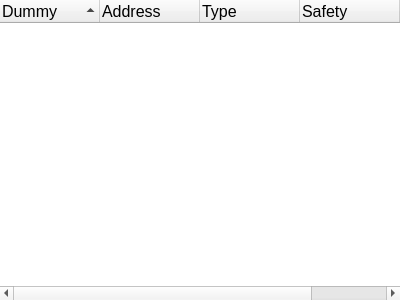
<?xml version="1.0" encoding="UTF-8"?>
<ui version="4.0">
 <class>ImportsWidget</class>
 <widget class="QDockWidget" name="ImportsWidget">
  <property name="geometry">
   <rect>
    <x>0</x>
    <y>0</y>
    <width>400</width>
    <height>300</height>
   </rect>
  </property>
  <property name="windowTitle">
   <string notr="true">Imports</string>
  </property>
  <widget class="QWidget" name="dockWidgetContents">
   <layout class="QVBoxLayout" name="verticalLayout">
    <property name="leftMargin">
     <number>0</number>
    </property>
    <property name="topMargin">
     <number>0</number>
    </property>
    <property name="rightMargin">
     <number>0</number>
    </property>
    <property name="bottomMargin">
     <number>0</number>
    </property>
    <item>
     <widget class="QTreeWidget" name="importsTreeWidget">
      <property name="font">
       <font>
        <pointsize>12</pointsize>
       </font>
      </property>
      <property name="styleSheet">
       <string notr="true">QTreeWidget::item
{
    padding-left:10px;
    padding-top: 1px;
    padding-bottom: 1px;
    border-left: 10px;
}

QTreeWidget::item:hover
{
    background: rgb(242, 246, 248);
    color: black;
}

QTreeWidget::item:selected
{
    background: gray;
    color: white;
}</string>
      </property>
      <property name="frameShape">
       <enum>QFrame::NoFrame</enum>
      </property>
      <property name="lineWidth">
       <number>0</number>
      </property>
      <property name="sortingEnabled">
       <bool>true</bool>
      </property>
      <column>
       <property name="text">
        <string>Dummy</string>
       </property>
      </column>
      <column>
       <property name="text">
        <string>Address</string>
       </property>
      </column>
      <column>
       <property name="text">
        <string>Type</string>
       </property>
      </column>
      <column>
       <property name="text">
        <string>Safety</string>
       </property>
      </column>
      <column>
       <property name="text">
        <string>Name</string>
       </property>
      </column>
     </widget>
    </item>
   </layout>
  </widget>
 </widget>
 <resources/>
 <connections/>
</ui>
